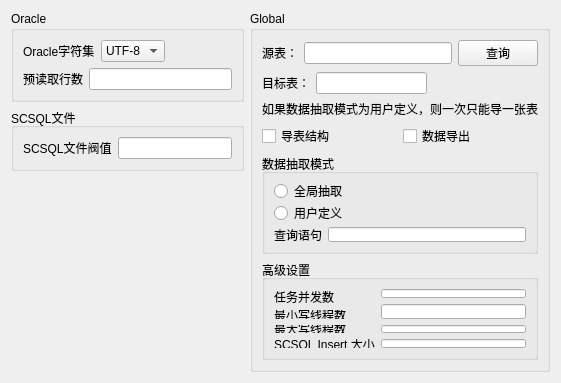
<?xml version="1.0" encoding="UTF-8"?>
<ui version="4.0">
 <class>SixthWizardPage</class>
 <widget class="QWizardPage" name="SixthWizardPage">
  <property name="geometry">
   <rect>
    <x>0</x>
    <y>0</y>
    <width>561</width>
    <height>383</height>
   </rect>
  </property>
  <property name="sizePolicy">
   <sizepolicy hsizetype="Preferred" vsizetype="Preferred">
    <horstretch>0</horstretch>
    <verstretch>0</verstretch>
   </sizepolicy>
  </property>
  <property name="minimumSize">
   <size>
    <width>561</width>
    <height>383</height>
   </size>
  </property>
  <property name="maximumSize">
   <size>
    <width>561</width>
    <height>383</height>
   </size>
  </property>
  <property name="windowTitle">
   <string>WizardPage</string>
  </property>
  <layout class="QHBoxLayout" name="horizontalLayout_7">
   <item>
    <layout class="QVBoxLayout" name="verticalLayout_4">
     <item>
      <widget class="QGroupBox" name="groupBox">
       <property name="title">
        <string>Oracle</string>
       </property>
       <layout class="QVBoxLayout" name="verticalLayout">
        <item>
         <layout class="QHBoxLayout" name="horizontalLayout_4">
          <item>
           <widget class="QLabel" name="label">
            <property name="text">
             <string>Oracle字符集</string>
            </property>
           </widget>
          </item>
          <item>
           <widget class="QComboBox" name="comboBoxCharacter">
            <item>
             <property name="text">
              <string>UTF-8</string>
             </property>
            </item>
            <item>
             <property name="text">
              <string>GBK</string>
             </property>
            </item>
           </widget>
          </item>
          <item>
           <spacer name="horizontalSpacer">
            <property name="orientation">
             <enum>Qt::Horizontal</enum>
            </property>
            <property name="sizeHint" stdset="0">
             <size>
              <width>40</width>
              <height>20</height>
             </size>
            </property>
           </spacer>
          </item>
         </layout>
        </item>
        <item>
         <layout class="QHBoxLayout" name="horizontalLayout_5">
          <item>
           <widget class="QLabel" name="label_2">
            <property name="text">
             <string>预读取行数</string>
            </property>
           </widget>
          </item>
          <item>
           <widget class="QLineEdit" name="lineEditRowNum"/>
          </item>
         </layout>
        </item>
       </layout>
      </widget>
     </item>
     <item>
      <widget class="QGroupBox" name="groupBox_2">
       <property name="title">
        <string>SCSQL文件</string>
       </property>
       <layout class="QVBoxLayout" name="verticalLayout_3">
        <item>
         <layout class="QHBoxLayout" name="horizontalLayout_6">
          <item>
           <widget class="QLabel" name="label_3">
            <property name="text">
             <string>SCSQL文件阀值</string>
            </property>
           </widget>
          </item>
          <item>
           <widget class="QLineEdit" name="lineEditFileNum"/>
          </item>
         </layout>
        </item>
       </layout>
      </widget>
     </item>
     <item>
      <spacer name="verticalSpacer">
       <property name="orientation">
        <enum>Qt::Vertical</enum>
       </property>
       <property name="sizeHint" stdset="0">
        <size>
         <width>20</width>
         <height>40</height>
        </size>
       </property>
      </spacer>
     </item>
    </layout>
   </item>
   <item>
    <widget class="QGroupBox" name="groupBox_3">
     <property name="title">
      <string>Global</string>
     </property>
     <layout class="QVBoxLayout" name="verticalLayout_2">
      <item>
       <layout class="QHBoxLayout" name="horizontalLayout">
        <item>
         <widget class="QLabel" name="label_4">
          <property name="text">
           <string>源表：</string>
          </property>
         </widget>
        </item>
        <item>
         <widget class="QLineEdit" name="lineEditSouTable"/>
        </item>
        <item>
         <widget class="QPushButton" name="pushButtonQuery">
          <property name="text">
           <string>查询</string>
          </property>
         </widget>
        </item>
       </layout>
      </item>
      <item>
       <layout class="QHBoxLayout" name="horizontalLayout_2">
        <item>
         <widget class="QLabel" name="label_5">
          <property name="text">
           <string>目标表：</string>
          </property>
         </widget>
        </item>
        <item>
         <widget class="QLineEdit" name="lineEditDesTable"/>
        </item>
        <item>
         <spacer name="horizontalSpacer_2">
          <property name="orientation">
           <enum>Qt::Horizontal</enum>
          </property>
          <property name="sizeHint" stdset="0">
           <size>
            <width>40</width>
            <height>20</height>
           </size>
          </property>
         </spacer>
        </item>
       </layout>
      </item>
      <item>
       <widget class="QLabel" name="label_14">
        <property name="text">
         <string>如果数据抽取模式为用户定义，则一次只能导一张表</string>
        </property>
       </widget>
      </item>
      <item>
       <layout class="QHBoxLayout" name="horizontalLayout_3">
        <item>
         <widget class="QCheckBox" name="checkBoxExpTabStu">
          <property name="text">
           <string>导表结构</string>
          </property>
         </widget>
        </item>
        <item>
         <widget class="QCheckBox" name="checkBoxExpTabData">
          <property name="text">
           <string>数据导出</string>
          </property>
         </widget>
        </item>
       </layout>
      </item>
      <item>
       <widget class="QGroupBox" name="groupBox_5">
        <property name="title">
         <string>数据抽取模式</string>
        </property>
        <layout class="QGridLayout" name="gridLayout_3">
         <item row="0" column="0" colspan="2">
          <widget class="QRadioButton" name="radioButton">
           <property name="text">
            <string>全局抽取</string>
           </property>
          </widget>
         </item>
         <item row="1" column="0" colspan="2">
          <widget class="QRadioButton" name="radioButton_2">
           <property name="text">
            <string>用户定义</string>
           </property>
          </widget>
         </item>
         <item row="2" column="0">
          <widget class="QLabel" name="label_6">
           <property name="text">
            <string>查询语句</string>
           </property>
          </widget>
         </item>
         <item row="2" column="1">
          <widget class="QLineEdit" name="lineEditQueryString"/>
         </item>
        </layout>
       </widget>
      </item>
      <item>
       <widget class="QGroupBox" name="groupBox_4">
        <property name="title">
         <string>高级设置</string>
        </property>
        <layout class="QGridLayout" name="gridLayout_4">
         <item row="0" column="0" rowspan="2">
          <widget class="QLabel" name="label_7">
           <property name="text">
            <string>任务并发数</string>
           </property>
          </widget>
         </item>
         <item row="0" column="1">
          <widget class="QLineEdit" name="lineEditTaskNum"/>
         </item>
         <item row="1" column="1" rowspan="2">
          <widget class="QLineEdit" name="lineEditMinThread"/>
         </item>
         <item row="2" column="0">
          <widget class="QLabel" name="label_8">
           <property name="text">
            <string>最小写线程数</string>
           </property>
          </widget>
         </item>
         <item row="3" column="0">
          <widget class="QLabel" name="label_9">
           <property name="text">
            <string>最大写线程数</string>
           </property>
          </widget>
         </item>
         <item row="3" column="1">
          <widget class="QLineEdit" name="lineEditMaxThread"/>
         </item>
         <item row="4" column="0">
          <widget class="QLabel" name="label_13">
           <property name="text">
            <string>SCSQL Insert 大小</string>
           </property>
          </widget>
         </item>
         <item row="4" column="1">
          <widget class="QLineEdit" name="lineEditInsert"/>
         </item>
        </layout>
       </widget>
      </item>
     </layout>
    </widget>
   </item>
  </layout>
 </widget>
 <resources/>
 <connections/>
</ui>
